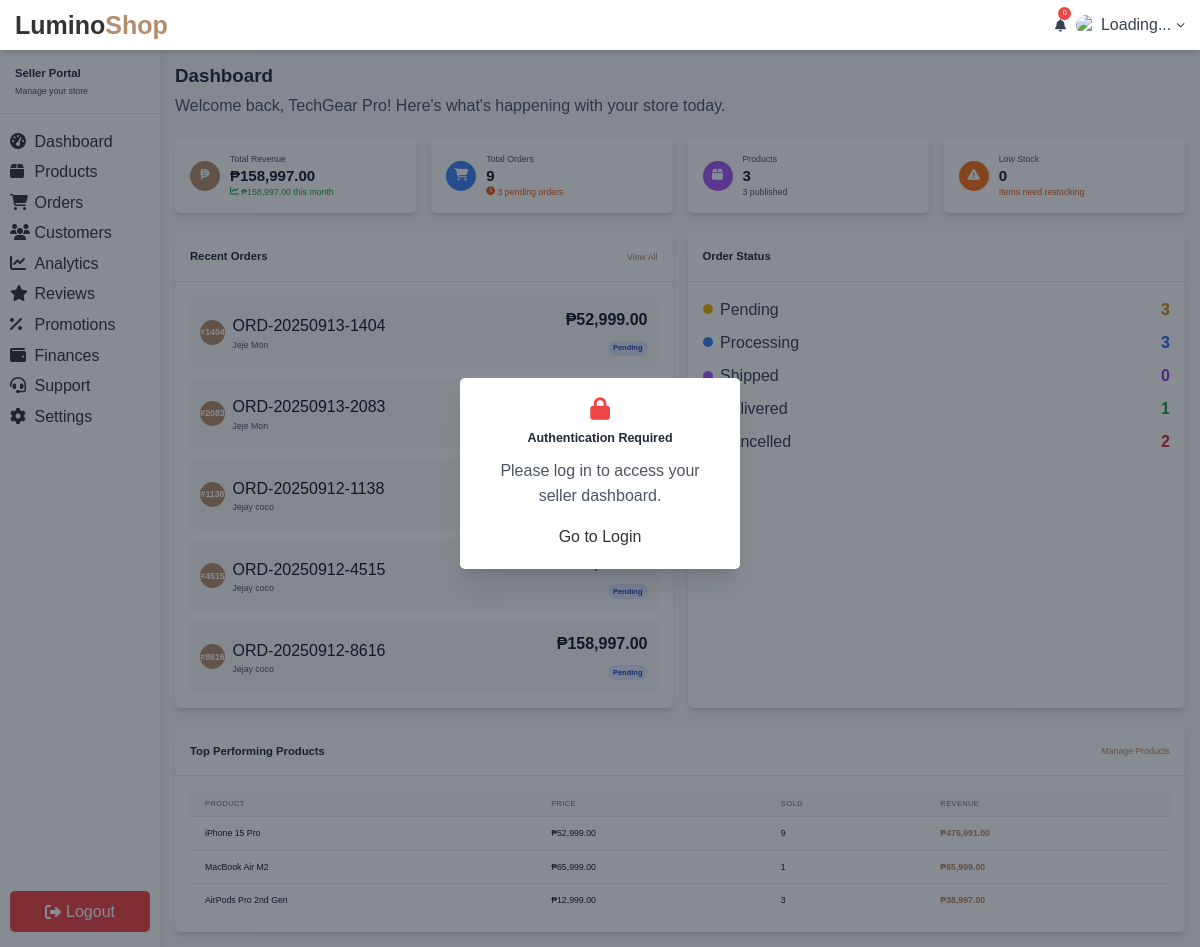
Screenshot of /seller/dashboard.php (signed in) with the database file from the repository.
### tables this page shows
CREATE TABLE `sellers` (
  `id` bigint(20) NOT NULL,
  `user_id` bigint(20) DEFAULT NULL,
  `store_name` varchar(255) NOT NULL,
  `store_slug` varchar(255) DEFAULT NULL,
  `store_description` text DEFAULT NULL,
  `store_logo` varchar(500) DEFAULT NULL,
  `store_banner` varchar(500) DEFAULT NULL,
  `business_type` enum('individual','business') DEFAULT NULL,
  `tax_id` varchar(100) DEFAULT NULL,
  `status` enum('pending','approved','suspended','rejected') DEFAULT 'pending',
  `created_at` timestamp NOT NULL DEFAULT current_timestamp(),
  `updated_at` timestamp NOT NULL DEFAULT current_timestamp() ON UPDATE current_timestamp()
);

CREATE TABLE `orders` (
  `id` bigint(20) NOT NULL,
  `order_number` varchar(50) NOT NULL,
  `user_id` bigint(20) NOT NULL,
  `status` enum('pending','processing','shipped','delivered','cancelled','refunded') DEFAULT 'pending',
  `subtotal` decimal(12,2) NOT NULL,
  `tax_amount` decimal(12,2) DEFAULT 0.00,
  `shipping_cost` decimal(12,2) DEFAULT 0.00,
  `discount_amount` decimal(12,2) DEFAULT 0.00,
  `total_amount` decimal(12,2) NOT NULL,
  `shipping_first_name` varchar(100) DEFAULT NULL,
  `shipping_last_name` varchar(100) DEFAULT NULL,
  `shipping_company` varchar(255) DEFAULT NULL,
  `shipping_address_1` varchar(255) DEFAULT NULL,
  `shipping_address_2` varchar(255) DEFAULT NULL,
  `shipping_city` varchar(100) DEFAULT NULL,
  `shipping_state` varchar(100) DEFAULT NULL,
  `shipping_postal_code` varchar(20) DEFAULT NULL,
  `shipping_country` varchar(100) DEFAULT NULL,
  `shipping_phone` varchar(20) DEFAULT NULL,
  `billing_first_name` varchar(100) DEFAULT NULL,
  `billing_last_name` varchar(100) DEFAULT NULL,
  `billing_company` varchar(255) DEFAULT NULL,
  `billing_address_1` varchar(255) DEFAULT NULL,
  `billing_address_2` varchar(255) DEFAULT NULL,
  `billing_city` varchar(100) DEFAULT NULL,
  `billing_state` varchar(100) DEFAULT NULL,
  `billing_postal_code` varchar(20) DEFAULT NULL,
  `billing_country` varchar(100) DEFAULT NULL,
  `billing_phone` varchar(20) DEFAULT NULL,
  `courier_company` varchar(100) DEFAULT NULL,
  `tracking_number` varchar(100) DEFAULT NULL,
  `estimated_delivery_date` date DEFAULT NULL,
  `delivered_at` timestamp NULL DEFAULT NULL,
  `payment_method` enum('cod','card','gcash','paymaya','wallet') NOT NULL,
  `payment_status` enum('pending','paid','failed','refunded') DEFAULT 'pending',
  `payment_reference` varchar(255) DEFAULT NULL,
  `created_at` timestamp NOT NULL DEFAULT current_timestamp(),
  `updated_at` timestamp NOT NULL DEFAULT current_timestamp() ON UPDATE current_timestamp()
);

CREATE TABLE `users` (
  `id` bigint(20) NOT NULL,
  `email` varchar(255) NOT NULL,
  `password_hash` varchar(255) NOT NULL,
  `phone` varchar(20) DEFAULT NULL,
  `profile_image` varchar(255) DEFAULT NULL,
  `first_name` varchar(100) DEFAULT NULL,
  `last_name` varchar(100) DEFAULT NULL,
  `date_of_birth` date DEFAULT NULL,
  `gender` enum('male','female','other') DEFAULT NULL,
  `email_verified` tinyint(1) DEFAULT 0,
  `phone_verified` tinyint(1) DEFAULT 0,
  `status` enum('active','suspended','deleted') DEFAULT 'active',
  `created_at` timestamp NOT NULL DEFAULT current_timestamp(),
  `updated_at` timestamp NOT NULL DEFAULT current_timestamp() ON UPDATE current_timestamp(),
  `deleted_at` timestamp NULL DEFAULT NULL
);

CREATE TABLE `products` (
  `id` bigint(20) NOT NULL,
  `seller_id` bigint(20) NOT NULL,
  `category_id` bigint(20) DEFAULT NULL,
  `name` varchar(255) NOT NULL,
  `slug` varchar(255) DEFAULT NULL,
  `description` text DEFAULT NULL,
  `short_description` varchar(500) DEFAULT NULL,
  `sku` varchar(100) DEFAULT NULL,
  `price` decimal(12,2) NOT NULL,
  `compare_price` decimal(12,2) DEFAULT NULL,
  `cost_price` decimal(12,2) DEFAULT NULL,
  `weight` decimal(8,3) DEFAULT NULL,
  `dimensions` varchar(100) DEFAULT NULL,
  `stock_quantity` int(11) DEFAULT 0,
  `low_stock_threshold` int(11) DEFAULT 5,
  `manage_stock` tinyint(1) DEFAULT 1,
  `stock_status` enum('in_stock','out_of_stock','on_backorder') DEFAULT 'in_stock',
  `visibility` enum('visible','catalog','search','hidden') DEFAULT 'visible',
  `status` enum('draft','published','archived') DEFAULT 'draft',
  `featured` tinyint(1) DEFAULT 0,
  `meta_title` varchar(255) DEFAULT NULL,
  `meta_description` varchar(500) DEFAULT NULL,
  `created_at` timestamp NOT NULL DEFAULT current_timestamp(),
  `updated_at` timestamp NOT NULL DEFAULT current_timestamp() ON UPDATE current_timestamp()
);

### seller/dashboard.php (the view, shortened to what the rows shown need)
<?php
require_once 'includes/auth.php';
require_once 'includes/order.php';
require_once 'includes/layout.php';
$sellerId = $_SESSION['seller_id'];
$stmt = $pdo->prepare("SELECT * FROM sellers WHERE id = ?");
$stmt->execute([$sellerId]);
$seller = $stmt->fetch();
$orderManager = new OrderManager($pdo);
$orderStats = $orderManager->getOrderStats($sellerId);
$stats = $orderStats['success'] ? $orderStats['stats'] : ['by_status' => [], 'total_orders' => 0, 'total_revenue' => 0];
$recentOrdersResult = $orderManager->getOrders($sellerId, ['limit' => 5, 'offset' => 0]);
$recentOrders = $recentOrdersResult['success'] ? $recentOrdersResult['orders'] : [];
$topProductsStmt = $pdo->prepare("
    SELECT p.id, p.name, p.price,
           COUNT(oi.id) as orders_count,
           SUM(oi.quantity) as total_sold,
           SUM(oi.total_price) as total_revenue
    FROM products p
    LEFT JOIN order_items oi ON p.id = oi.product_id
    WHERE p.seller_id = ?
    GROUP BY p.id
    ORDER BY total_revenue DESC
    LIMIT 5
");
$topProductsStmt->execute([$sellerId]);
$topProducts = $topProductsStmt->fetchAll();
?>
        <div class="p-6">
            <div class="mb-8">
                <h1 class="text-3xl font-bold text-gray-800 mb-2">Dashboard</h1>
                <p class="text-gray-600">Welcome back, <?php echo htmlspecialchars($seller['store_name'] ?? $seller['business_name'] ?? 'Seller'); ?>! Here's what's happening with your store today.</p>
            </div>
            <div class="grid grid-cols-1 md:grid-cols-2 lg:grid-cols-4 gap-6 mb-8">
                <div class="bg-white p-6 rounded-lg shadow-md">
                    <div class="flex items-center">
                        <div class="ml-4">
                            <p class="text-sm font-medium text-gray-600">Total Orders</p>
                            <p class="text-2xl font-bold text-gray-900"><?php echo $stats['total_orders'] ?? 0; ?></p>
                            <p class="text-sm <?php echo ($stats['by_status']['pending'] ?? 0) > 0 ? 'text-orange-600' : 'text-green-600'; ?> flex items-center">
                                <i class="fas fa-clock mr-1"></i>
                                <?php echo $stats['by_status']['pending'] ?? 0; ?> pending orders
                            </p>
                        </div>
                    </div>
                </div>
            </div>
            <div class="grid grid-cols-1 lg:grid-cols-2 gap-6 mb-8">
                <div class="bg-white rounded-lg shadow-md">
                    <div class="p-6">
                        <div class="space-y-4">
                            <?php if (empty($recentOrders)): ?>
                                <div class="text-center text-gray-500">No recent orders</div>
                            <?php else: ?>
                                <?php foreach ($recentOrders as $order):
                                    $statusClasses = [
                                        'pending' => 'bg-blue-100 text-blue-800',
                                        'processing' => 'bg-yellow-100 text-yellow-800',
                                        'shipped' => 'bg-purple-100 text-purple-800',
                                        'delivered' => 'bg-green-100 text-green-800',
                                        'cancelled' => 'bg-red-100 text-red-800'
                                    ];
                                    $statusClass = $statusClasses[$order['status']] ?? 'bg-gray-100 text-gray-800';
                                ?>
                                <div class="flex items-center justify-between p-4 bg-gray-50 rounded-lg">
                                    <div class="flex items-center">
                                        <div class="w-10 h-10 bg-beige rounded-full flex items-center justify-center text-white font-semibold text-sm">
                                            #<?php echo substr($order['order_number'], -4); ?>
                                        </div>
                                        <div class="ml-3">
                                            <p class="font-medium text-gray-900"><?php echo htmlspecialchars($order['order_number']); ?></p>
                                            <p class="text-sm text-gray-600"><?php echo htmlspecialchars($order['first_name'] . ' ' . $order['last_name']); ?></p>
                                        </div>
                                    </div>
                                    <div class="text-right">
                                        <p class="font-semibold text-gray-900">₱<?php echo number_format($order['seller_total'], 2); ?></p>
                                        <span class="inline-flex px-2 py-1 text-xs font-semibold rounded-full <?php echo $statusClass; ?>">
                                            <?php echo ucfirst($order['status']); ?>
                                        </span>
                                    </div>
                                </div>
                                <?php endforeach; ?>
                            <?php endif; ?>
                        </div>
                    </div>
                </div>
            </div>
            <div class="bg-white rounded-lg shadow-md">
                <div class="p-6">
                    <?php if (empty($topProducts)): ?>
                        <div class="text-center text-gray-500 py-8">
                            <i class="fas fa-box-open text-4xl text-gray-400 mb-4"></i>
                            <p>No product sales data available yet</p>
                            <p class="text-sm text-gray-400 mt-2">Start selling products to see performance metrics</p>
                        </div>
                    <?php else: ?>
                        <div class="overflow-x-auto">
                            <table class="min-w-full divide-y divide-gray-200">
                                <thead class="bg-gray-50">
                                    <tr>
                                        <th class="px-6 py-3 text-left text-xs font-medium text-gray-500 uppercase tracking-wider">Product</th>
                                        <th class="px-6 py-3 text-left text-xs font-medium text-gray-500 uppercase tracking-wider">Price</th>
                                        <th class="px-6 py-3 text-left text-xs font-medium text-gray-500 uppercase tracking-wider">Sold</th>
                                        <th class="px-6 py-3 text-left text-xs font-medium text-gray-500 uppercase tracking-wider">Revenue</th>
                                    </tr>
                                </thead>
                                <tbody class="bg-white divide-y divide-gray-200">
                                    <?php foreach ($topProducts as $product): ?>
                                    <tr>
                                        <td class="px-6 py-4 whitespace-nowrap">
                                            <div class="text-sm font-medium text-gray-900"><?php echo htmlspecialchars($product['name']); ?></div>
                                        </td>
                                        <td class="px-6 py-4 whitespace-nowrap">
                                            <div class="text-sm text-gray-900">₱<?php echo number_format($product['price'], 2); ?></div>
                                        </td>
                                        <td class="px-6 py-4 whitespace-nowrap">
                                            <div class="text-sm text-gray-900"><?php echo $product['total_sold'] ?? 0; ?></div>
                                        </td>
                                        <td class="px-6 py-4 whitespace-nowrap">
                                            <div class="text-sm font-semibold text-beige">₱<?php echo number_format($product['total_revenue'] ?? 0, 2); ?></div>
                                        </td>
                                    </tr>
                                    <?php endforeach; ?>
                                </tbody>
                            </table>
                        </div>
                    <?php endif; ?>
                </div>
            </div>
        </div>

### rows the page displays
sellers: store_name "TechGear Pro"
orders: user "9", order_number "8616", order_number "ORD-20250912-8616", user.last_name "Jejay coco", seller_total "158,997.00", status "Pending"
orders: order_number "1404", order_number "ORD-20250913-1404", user.last_name "Jeje Mon", seller_total "52,999.00", status "Pending"
orders: order_number "2083", order_number "ORD-20250913-2083", user.last_name "Jeje Mon"
orders: order_number "1138", order_number "ORD-20250912-1138", user.last_name "Jejay coco"
orders: order_number "4515", order_number "ORD-20250912-4515", user.last_name "Jejay coco", status "Pending"
products: name "iPhone 15 Pro", price "52,999.00", total_sold "9", total_revenue "476,991.00"
products: name "MacBook Air M2", price "65,999.00", total_sold "1", total_revenue "65,999.00"
products: name "AirPods Pro 2nd Gen", price "12,999.00", total_sold "3", total_revenue "38,997.00"

### other values shown
$stats['total_revenue'] "158,997.00"
$monthlyRevenue "158,997.00"
$stats['by_status']['pending'] "3"
$productStats['total_products'] "3"
$productStats['active_products'] "3"
$productStats['low_stock_products'] "0"
$item['status'] "Pending"
$item['count'] "3"
$item['status'] "Processing"
$item['status'] "Shipped"
$item['count'] "0"
$item['status'] "Delivered"
$item['count'] "1"
$item['status'] "Cancelled"
$item['count'] "2"
